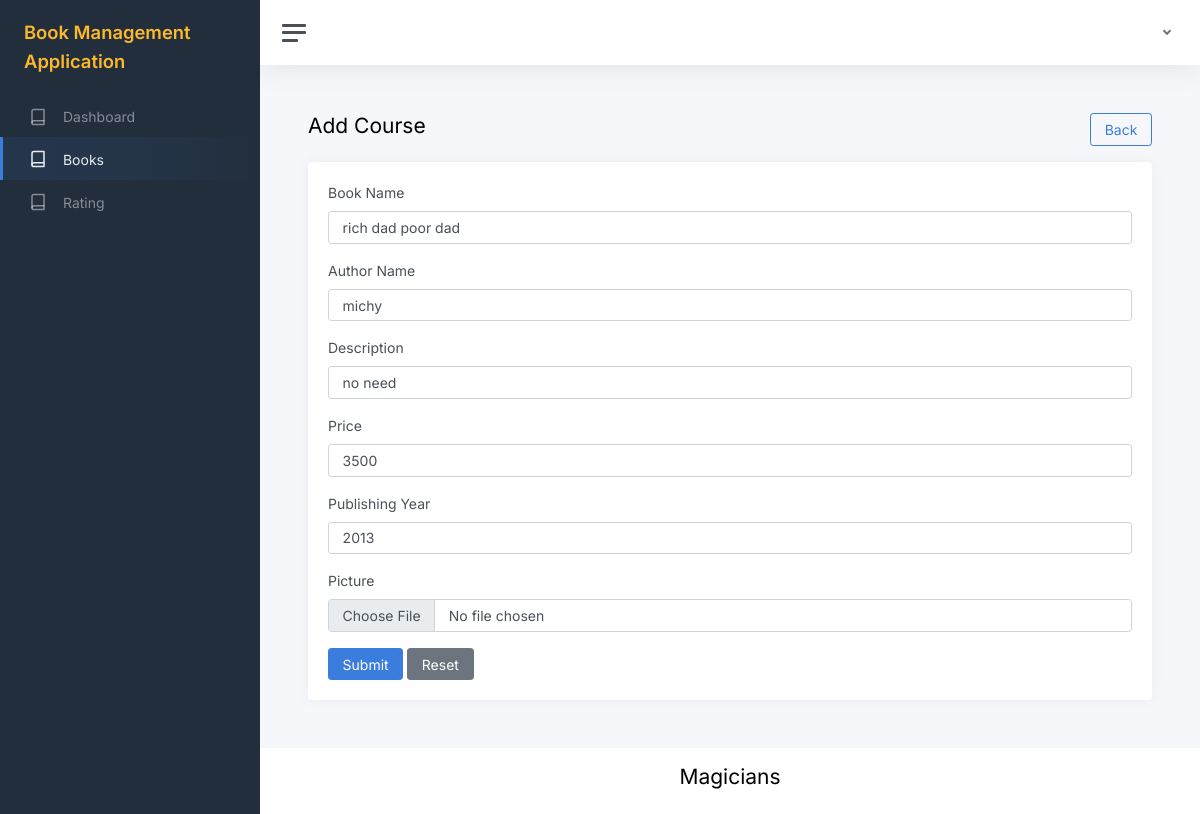
Screenshot of /edit-books.php?id=3 (signed in) with the database file from the repository.
### tables this page shows
CREATE TABLE `book` (
  `id` int(11) NOT NULL,
  `book_name` varchar(255) NOT NULL,
  `author_name` varchar(255) NOT NULL,
  `description` varchar(255) NOT NULL,
  `price` varchar(255) NOT NULL,
  `publishing_year` varchar(255) NOT NULL,
  `picture` varchar(255) NOT NULL,
  `created_at` timestamp NOT NULL DEFAULT current_timestamp()
);

### edit-books.php (the view, shortened to what this page needs)
<?php
require_once './database/connection.php';
if (isset($_GET['id']) && !empty($_GET['id'])) {
    $id = htmlspecialchars($_GET['id']);
} else {
    header('location: ./show-books.php');
}
$sql = "SELECT * FROM `book` WHERE `id` = $id";
$result = $conn->query($sql);
if ($result->num_rows === 1) {
    $book = $result->fetch_assoc();
} else {
    header('location: ./show-books.php');
}
$bookName = $book['book_name'];
$authorName = $book['author_name'];
$description = $book['description'];
$price = $book['price'];
$publishingYear = $book['publishing_year'];
?>
<!DOCTYPE html>
<html lang="en">
<?php
require_once './partials/head.php';
?>
<body>
    <div class="wrapper">
        <?php require_once './partials/sidebar.php' ?>
        <div class="main">
            <?php require_once './partials/topbar.php' ?>
            <main class="content">
                <div class="container-fluid p-0">
                    <div class="row mb-3">
                        <div class="col-6">
                            <h1 class="h3">Add Course</h1>
                        </div>
                        <div class="col-6 text-end">
                            <a href="./show-books.php" class="btn btn-outline-primary">Back</a>
                        </div>
                    </div>
                    <div class="row">
                        <div class="col-12">
                            <div class="card">
                                <div class="card-body">
                                    <form action="<?php echo htmlspecialchars($_SERVER['PHP_SELF']) ?>" method="POST"  enctype="multipart/form-data">
                                        <div class="mb-3">
                                            <label for="book-name" class="form-label">Book Name</label>
                                            <input type="text" id="book-name" name="book-name" class="form-control <?php echo isset($error) ? 'is-invalid' : '' ?>" placeholder="Enter your name!" value="<?php echo $bookName ?>">
                                        </div>
                                        <div class="mb-3">
                                            <label for="author-name" class="form-label">Author Name</label>
                                            <input type="text" id="author-name" name="author-name" class="form-control <?php echo isset($error) ? 'is-invalid' : '' ?>" placeholder="Enter your name!" value="<?php echo $authorName ?>">
                                        </div>
                                        <div class="mb-3">
                                            <label for="description" class="form-label">Description</label>
                                            <input type="text" id="description" name="description" class="form-control <?php echo isset($error) ? 'is-invalid' : '' ?>" placeholder="Enter your name!" value="<?php echo $description ?>">
                                        </div>
                                        <div class="mb-3">
                                            <label for="price" class="form-label">Price</label>
                                            <input type="text" id="price" name="price" class="form-control <?php echo isset($error) ? 'is-invalid' : '' ?>" placeholder="Enter your name!" value="<?php echo $price ?>">
                                        </div>
                                        <div class="mb-3">
                                            <label for="publishing-year" class="form-label">Publishing Year</label>
                                            <input type="text" id="publishing-year" name="publishing-year" class="form-control <?php echo isset($error) ? 'is-invalid' : '' ?>" placeholder="Enter your name!" value="<?php echo $publishingYear ?>">
                                        </div>
                                        <div class="mb-3">
                                            <label for="picture" class="form-label">Picture</label>
                                            <input type="file" id="picture" name="picture" class="form-control <?php echo isset($picture_error) ? 'is-invalid' : '' ?>">
                                        </div>
                                        <div>
                                            <input type="submit" name="submit" class="btn btn-primary">
                                            <input type="reset" class="btn btn-secondary">
                                        </div>
                                    </form>
                                </div>
                            </div>
                        </div>
                    </div>
                </div>
            </main>
            <?php require_once './partials/footer.php' ?>
        </div>
    </div>
</body>
</html>

### rows the page displays
book: book-name "rich dad poor dad", author-name "michy", description "no need", price "3500", publishing-year "2013"
